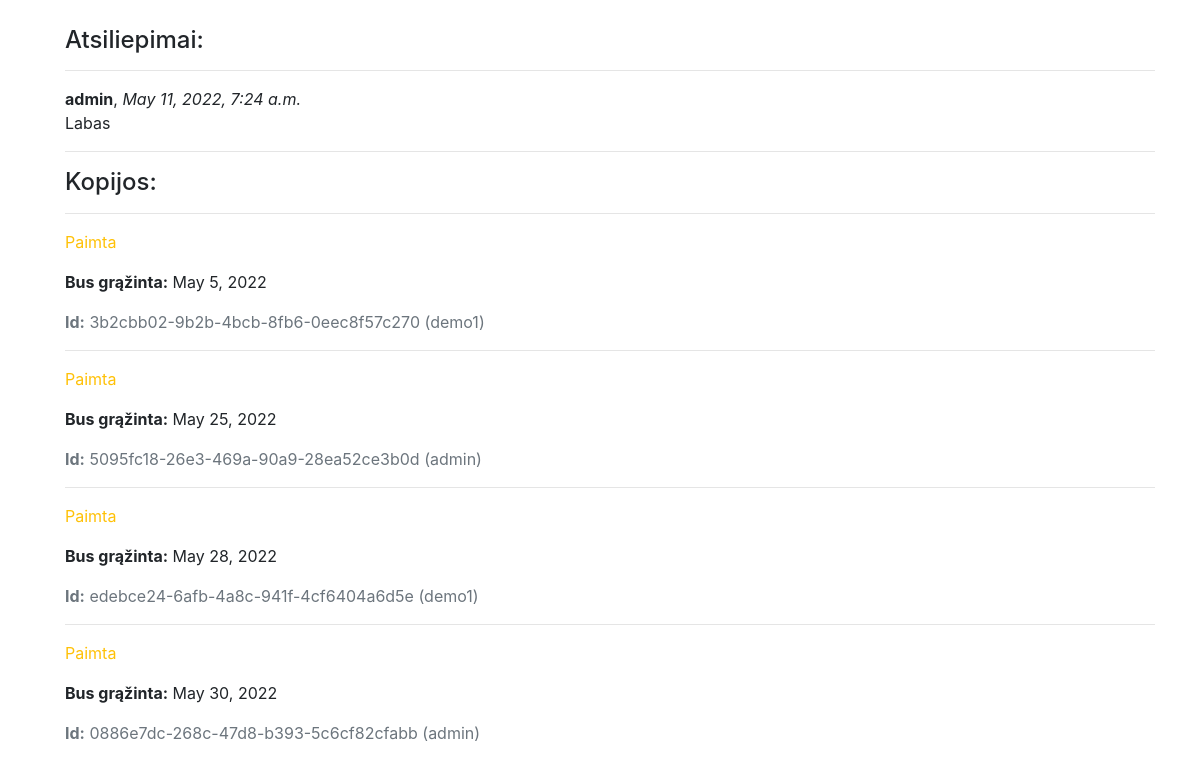
Page /library/books/3 (lower part) on the earlier database version.
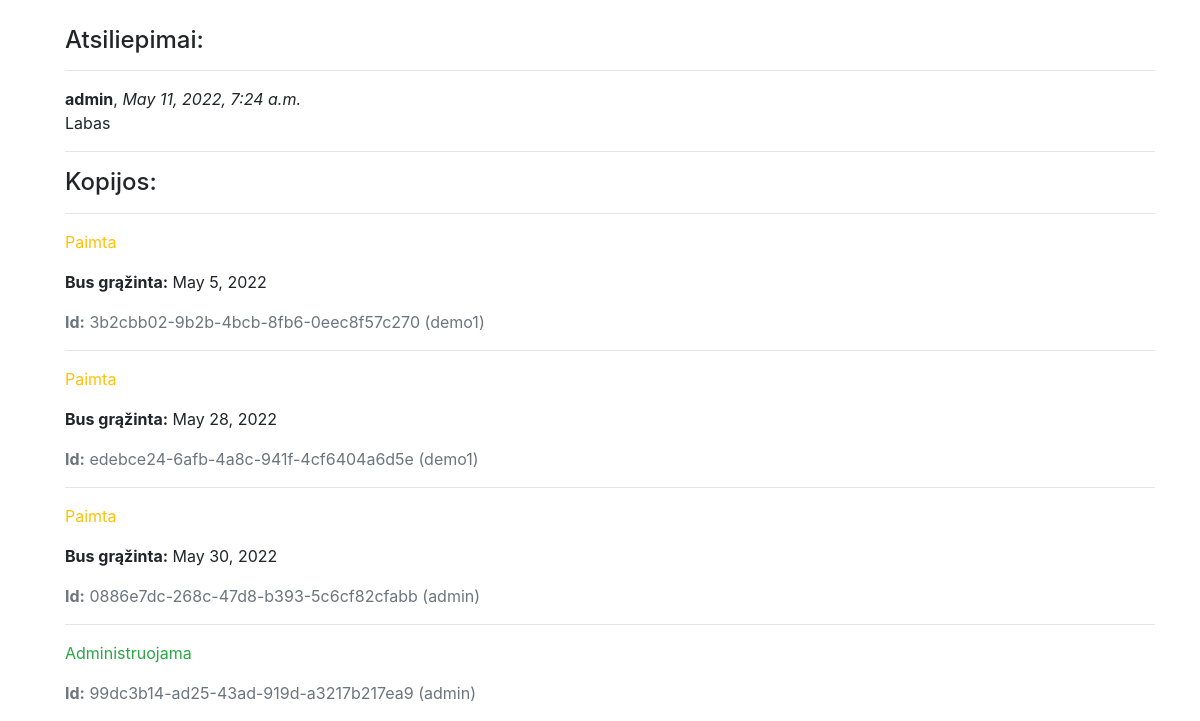
Same page on the later database version.
### library/models.py (models this page shows, shortened)
class BookReview(models.Model):
    book = models.ForeignKey('Book', on_delete=models.SET_NULL, null=True, blank=True, related_name='reviews')
    reviewer = models.ForeignKey(User, on_delete=models.SET_NULL, null=True, blank=True)
    date_created = models.DateTimeField(auto_now_add=True)
    content = models.TextField('Atsiliepimas', max_length=2000)

class BookInstance(models.Model):
    uuid = models.UUIDField(default=uuid.uuid4, help_text='Unikalus ID knygos kopijai')
    book = models.ForeignKey('Book', on_delete=models.SET_NULL, null=True)
    due_back = models.DateField('Bus prieinama', null=True, blank=True)
    reader = models.ForeignKey(User, on_delete=models.SET_NULL, null=True, blank=True)
    LOAN_STATUS = (
        ('a', 'Administruojama'),
        ('p', 'Paimta'),
        ('g', 'Galima paimti'),
        ('r', 'Rezervuota'),
    )
    status = models.CharField(
        max_length=1,
        choices=LOAN_STATUS,
        blank=True,
        default='a',
        help_text='Statusas',
    )
    class Meta:
        ordering = ['due_back']

### library/views.py (the view, shortened to what this page needs)
# urls.py: path('books/<int:pk>', views.BookDetailView.as_view(), name='book'),
class BookDetailView(FormMixin, generic.DetailView):
    model = Book
    template_name = 'book_detail.html'
    form_class = BookReviewForm

### library/models.py (called while the page is built)
    def __str__(self):
        return self.name

    def __str__(self):
        return f'{self.last_name} {self.first_name}'

### library/templates/book_detail.html (shortened to what this page needs)
{% extends "base.html" %}
{% block content %}
 {% load static %}
  <div style="margin-left:20px;margin-top:20px">
  <h4>Atsiliepimai:</h4>
  {% if book.reviews.all %}
    {% for review in book.reviews.all %}
      <hr>
      <strong>{{ review.reviewer }}</strong>, <em>{{ review.date_created}}</em>
      <p>{{ review.content }}</p>
    {% endfor %}
  {% else %}
    <p>Knyga neturi atsiliepimų</p>
  {% endif %}
    <hr/>
    <h4>Kopijos:</h4>
    {% for copy in book.bookinstance_set.all %}
      <hr>
      <p class="{% if copy.status == 'a' %}text-success{% elif copy.status == 'm' %}text-danger{% else %}text-warning{% endif %}">
        {{ copy.get_status_display }}
      </p>
      {% if copy.status != 'a' %}
        <p><strong>Bus grąžinta:</strong> {{ copy.due_back }}</p>
      {% endif %}
      <p class="text-muted"><strong>Id:</strong> {{ copy.uuid }} ({{ copy.reader }})</p>
    {% endfor %}
  </div>
{% endblock %}

Differences in the rows shown:
removed BookInstance: status "Paimta", due_back "May 25, 2022", uuid "5095fc18-26e3-469a-90a9-28ea52ce3b0d", reader "admin"
added BookInstance: status "Administruojama", uuid "99dc3b14-ad25-43ad-919d-a3217b217ea9", reader "admin"
